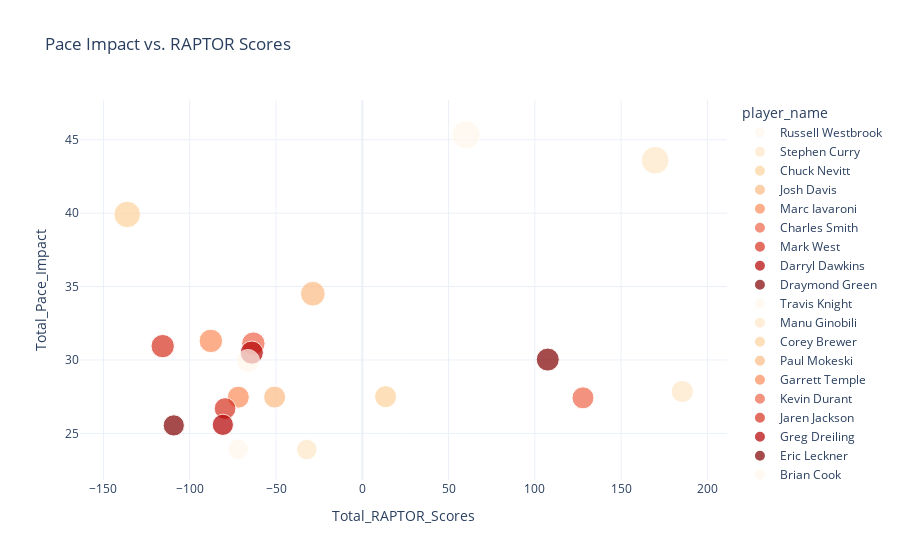

The notebook cell this image was saved under:
### Markdown cell above
#### Pace Impact vs RAPTOR Scores for top 20 Players

### Code cell
top_20_pace=total_mp_pace_raptor[["player_name","Total_Pace_Impact","Total_RAPTOR_Scores"]].sort_values(by="Total_Pace_Impact",ascending=False)
top_20_pace=top_20_pace.head(20)

fig = px.scatter(top_20_pace,
                 x="Total_RAPTOR_Scores",
                 y="Total_Pace_Impact",
                 color="player_name",
                 color_discrete_sequence=px.colors.sequential.OrRd,
                 size='Total_Pace_Impact',
                 template="plotly_white",
                 title="Pace Impact vs. RAPTOR Scores",
                 hover_data=['player_name'])

# fig.update_traces(showlegend=False)
fig.show()

### Figure 1 — Plotly figure (JSON) as saved in the notebook; plotly's stock layout.template omitted (floating-point values rounded to 4 significant figures)
{"data": [{"customdata": [["Russell Westbrook"]], "hovertemplate": "player_name=%{customdata[0]}<br>Total_RAPTOR_Scores=%{x}<br>Total_Pace_Impact=%{marker.size}<extra></extra>", "legendgroup": "Russell Westbrook", "marker": {"color": "rgb(255,247,236)", "size": [45.33], "sizemode": "area", "sizeref": 0.1133, "symbol": "circle"}, "mode": "markers", "name": "Russell Westbrook", "orientation": "v", "showlegend": true, "type": "scatter", "x": [60.13], "xaxis": "x", "y": [45.33], "yaxis": "y"}, {"customdata": [["Stephen Curry"]], "hovertemplate": "player_name=%{customdata[0]}<br>Total_RAPTOR_Scores=%{x}<br>Total_Pace_Impact=%{marker.size}<extra></extra>", "legendgroup": "Stephen Curry", "marker": {"color": "rgb(254,232,200)", "size": [43.6], "sizemode": "area", "sizeref": 0.1133, "symbol": "circle"}, "mode": "markers", "name": "Stephen Curry", "orientation": "v", "showlegend": true, "type": "scatter", "x": [169.7], "xaxis": "x", "y": [43.6], "yaxis": "y"}, {"customdata": [["Chuck Nevitt"]], "hovertemplate": "player_name=%{customdata[0]}<br>Total_RAPTOR_Scores=%{x}<br>Total_Pace_Impact=%{marker.size}<extra></extra>", "legendgroup": "Chuck Nevitt", "marker": {"color": "rgb(253,212,158)", "size": [39.91], "sizemode": "area", "sizeref": 0.1133, "symbol": "circle"}, "mode": "markers", "name": "Chuck Nevitt", "orientation": "v", "showlegend": true, "type": "scatter", "x": [-136.2], "xaxis": "x", "y": [39.91], "yaxis": "y"}, {"customdata": [["Josh Davis"]], "hovertemplate": "player_name=%{customdata[0]}<br>Total_RAPTOR_Scores=%{x}<br>Total_Pace_Impact=%{marker.size}<extra></extra>", "legendgroup": "Josh Davis", "marker": {"color": "rgb(253,187,132)", "size": [34.51], "sizemode": "area", "sizeref": 0.1133, "symbol": "circle"}, "mode": "markers", "name": "Josh Davis", "orientation": "v", "showlegend": true, "type": "scatter", "x": [-28.66], "xaxis": "x", "y": [34.51], "yaxis": "y"}, {"customdata": [["Marc Iavaroni"]], "hovertemplate": "player_name=%{customdata[0]}<br>Total_RAPTOR_Scores=%{x}<br>Total_Pace_Impact=%{marker.size}<extra></extra>", "legendgroup": "Marc Iavaroni", "marker": {"color": "rgb(252,141,89)", "size": [31.3], "sizemode": "area", "sizeref": 0.1133, "symbol": "circle"}, "mode": "markers", "name": "Marc Iavaroni", "orientation": "v", "showlegend": true, "type": "scatter", "x": [-87.77], "xaxis": "x", "y": [31.3], "yaxis": "y"}, {"customdata": [["Charles Smith"]], "hovertemplate": "player_name=%{customdata[0]}<br>Total_RAPTOR_Scores=%{x}<br>Total_Pace_Impact=%{marker.size}<extra></extra>", "legendgroup": "Charles Smith", "marker": {"color": "rgb(239,101,72)", "size": [31.11], "sizemode": "area", "sizeref": 0.1133, "symbol": "circle"}, "mode": "markers", "name": "Charles Smith", "orientation": "v", "showlegend": true, "type": "scatter", "x": [-63.13], "xaxis": "x", "y": [31.11], "yaxis": "y"}, {"customdata": [["Mark West"]], "hovertemplate": "player_name=%{customdata[0]}<br>Total_RAPTOR_Scores=%{x}<br>Total_Pace_Impact=%{marker.size}<extra></extra>", "legendgroup": "Mark West", "marker": {"color": "rgb(215,48,31)", "size": [30.94], "sizemode": "area", "sizeref": 0.1133, "symbol": "circle"}, "mode": "markers", "name": "Mark West", "orientation": "v", "showlegend": true, "type": "scatter", "x": [-115.7], "xaxis": "x", "y": [30.94], "yaxis": "y"}, {"customdata": [["Darryl Dawkins"]], "hovertemplate": "player_name=%{customdata[0]}<br>Total_RAPTOR_Scores=%{x}<br>Total_Pace_Impact=%{marker.size}<extra></extra>", "legendgroup": "Darryl Dawkins", "marker": {"color": "rgb(179,0,0)", "size": [30.5], "sizemode": "area", "sizeref": 0.1133, "symbol": "circle"}, "mode": "markers", "name": "Darryl Dawkins", "orientation": "v", "showlegend": true, "type": "scatter", "x": [-64.04], "xaxis": "x", "y": [30.5], "yaxis": "y"}, {"customdata": [["Draymond Green"]], "hovertemplate": "player_name=%{customdata[0]}<br>Total_RAPTOR_Scores=%{x}<br>Total_Pace_Impact=%{marker.size}<extra></extra>", "legendgroup": "Draymond Green", "marker": {"color": "rgb(127,0,0)", "size": [30.03], "sizemode": "area", "sizeref": 0.1133, "symbol": "circle"}, "mode": "markers", "name": "Draymond Green", "orientation": "v", "showlegend": true, "type": "scatter", "x": [107.5], "xaxis": "x", "y": [30.03], "yaxis": "y"}, {"customdata": [["Travis Knight"]], "hovertemplate": "player_name=%{customdata[0]}<br>Total_RAPTOR_Scores=%{x}<br>Total_Pace_Impact=%{marker.size}<extra></extra>", "legendgroup": "Travis Knight", "marker": {"color": "rgb(255,247,236)", "size": [29.94], "sizemode": "area", "sizeref": 0.1133, "symbol": "circle"}, "mode": "markers", "name": "Travis Knight", "orientation": "v", "showlegend": true, "type": "scatter", "x": [-66.19], "xaxis": "x", "y": [29.94], "yaxis": "y"}, {"customdata": [["Manu Ginobili"]], "hovertemplate": "player_name=%{customdata[0]}<br>Total_RAPTOR_Scores=%{x}<br>Total_Pace_Impact=%{marker.size}<extra></extra>", "legendgroup": "Manu Ginobili", "marker": {"color": "rgb(254,232,200)", "size": [27.85], "sizemode": "area", "sizeref": 0.1133, "symbol": "circle"}, "mode": "markers", "name": "Manu Ginobili", "orientation": "v", "showlegend": true, "type": "scatter", "x": [185.4], "xaxis": "x", "y": [27.85], "yaxis": "y"}, {"customdata": [["Corey Brewer"]], "hovertemplate": "player_name=%{customdata[0]}<br>Total_RAPTOR_Scores=%{x}<br>Total_Pace_Impact=%{marker.size}<extra></extra>", "legendgroup": "Corey Brewer", "marker": {"color": "rgb(253,212,158)", "size": [27.5], "sizemode": "area", "sizeref": 0.1133, "symbol": "circle"}, "mode": "markers", "name": "Corey Brewer", "orientation": "v", "showlegend": true, "type": "scatter", "x": [13.51], "xaxis": "x", "y": [27.5], "yaxis": "y"}, {"customdata": [["Paul Mokeski"]], "hovertemplate": "player_name=%{customdata[0]}<br>Total_RAPTOR_Scores=%{x}<br>Total_Pace_Impact=%{marker.size}<extra></extra>", "legendgroup": "Paul Mokeski", "marker": {"color": "rgb(253,187,132)", "size": [27.47], "sizemode": "area", "sizeref": 0.1133, "symbol": "circle"}, "mode": "markers", "name": "Paul Mokeski", "orientation": "v", "showlegend": true, "type": "scatter", "x": [-50.8], "xaxis": "x", "y": [27.47], "yaxis": "y"}, {"customdata": [["Garrett Temple"]], "hovertemplate": "player_name=%{customdata[0]}<br>Total_RAPTOR_Scores=%{x}<br>Total_Pace_Impact=%{marker.size}<extra></extra>", "legendgroup": "Garrett Temple", "marker": {"color": "rgb(252,141,89)", "size": [27.47], "sizemode": "area", "sizeref": 0.1133, "symbol": "circle"}, "mode": "markers", "name": "Garrett Temple", "orientation": "v", "showlegend": true, "type": "scatter", "x": [-71.84], "xaxis": "x", "y": [27.47], "yaxis": "y"}, {"customdata": [["Kevin Durant"]], "hovertemplate": "player_name=%{customdata[0]}<br>Total_RAPTOR_Scores=%{x}<br>Total_Pace_Impact=%{marker.size}<extra></extra>", "legendgroup": "Kevin Durant", "marker": {"color": "rgb(239,101,72)", "size": [27.42], "sizemode": "area", "sizeref": 0.1133, "symbol": "circle"}, "mode": "markers", "name": "Kevin Durant", "orientation": "v", "showlegend": true, "type": "scatter", "x": [127.9], "xaxis": "x", "y": [27.42], "yaxis": "y"}, {"customdata": [["Jaren Jackson"]], "hovertemplate": "player_name=%{customdata[0]}<br>Total_RAPTOR_Scores=%{x}<br>Total_Pace_Impact=%{marker.size}<extra></extra>", "legendgroup": "Jaren Jackson", "marker": {"color": "rgb(215,48,31)", "size": [26.7], "sizemode": "area", "sizeref": 0.1133, "symbol": "circle"}, "mode": "markers", "name": "Jaren Jackson", "orientation": "v", "showlegend": true, "type": "scatter", "x": [-79.51], "xaxis": "x", "y": [26.7], "yaxis": "y"}, {"customdata": [["Greg Dreiling"]], "hovertemplate": "player_name=%{customdata[0]}<br>Total_RAPTOR_Scores=%{x}<br>Total_Pace_Impact=%{marker.size}<extra></extra>", "legendgroup": "Greg Dreiling", "marker": {"color": "rgb(179,0,0)", "size": [25.58], "sizemode": "area", "sizeref": 0.1133, "symbol": "circle"}, "mode": "markers", "name": "Greg Dreiling", "orientation": "v", "showlegend": true, "type": "scatter", "x": [-80.81], "xaxis": "x", "y": [25.58], "yaxis": "y"}, {"customdata": [["Eric Leckner"]], "hovertemplate": "player_name=%{customdata[0]}<br>Total_RAPTOR_Scores=%{x}<br>Total_Pace_Impact=%{marker.size}<extra></extra>", "legendgroup": "Eric Leckner", "marker": {"color": "rgb(127,0,0)", "size": [25.54], "sizemode": "area", "sizeref": 0.1133, "symbol": "circle"}, "mode": "markers", "name": "Eric Leckner", "orientation": "v", "showlegend": true, "type": "scatter", "x": [-109.2], "xaxis": "x", "y": [25.54], "yaxis": "y"}, {"customdata": [["Brian Cook"]], "hovertemplate": "player_name=%{customdata[0]}<br>Total_RAPTOR_Scores=%{x}<br>Total_Pace_Impact=%{marker.size}<extra></extra>", "legendgroup": "Brian Cook", "marker": {"color": "rgb(255,247,236)", "size": [23.92], "sizemode": "area", "sizeref": 0.1133, "symbol": "circle"}, "mode": "markers", "name": "Brian Cook", "orientation": "v", "showlegend": true, "type": "scatter", "x": [-71.89], "xaxis": "x", "y": [23.92], "yaxis": "y"}, {"customdata": [["Tim Thomas"]], "hovertemplate": "player_name=%{customdata[0]}<br>Total_RAPTOR_Scores=%{x}<br>Total_Pace_Impact=%{marker.size}<extra></extra>", "legendgroup": "Tim Thomas", "marker": {"color": "rgb(254,232,200)", "size": [23.9], "sizemode": "area", "sizeref": 0.1133, "symbol": "circle"}, "mode": "markers", "name": "Tim Thomas", "orientation": "v", "showlegend": true, "type": "scatter", "x": [-32.16], "xaxis": "x", "y": [23.9], "yaxis": "y"}], "layout": {"legend": {"itemsizing": "constant", "title": {"text": "player_name"}, "tracegroupgap": 0}, "title": {"text": "Pace Impact vs. RAPTOR Scores"}, "xaxis": {"anchor": "y", "domain": [0, 1], "title": {"text": "Total_RAPTOR_Scores"}}, "yaxis": {"anchor": "x", "domain": [0, 1], "title": {"text": "Total_Pace_Impact"}}}}
